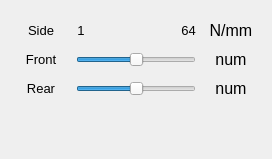
     <widget class="QWidget" name="tab_roll_bar">
      <attribute name="title">
       <string>Roll-Bar</string>
      </attribute>
      <layout class="QGridLayout" name="gridLayout_10">
       <item row="0" column="0">
        <layout class="QGridLayout" name="gridLayout_roll_bar">
         <property name="leftMargin">
          <number>5</number>
         </property>
         <property name="topMargin">
          <number>10</number>
         </property>
         <property name="rightMargin">
          <number>5</number>
         </property>
         <property name="bottomMargin">
          <number>10</number>
         </property>
         <property name="spacing">
          <number>10</number>
         </property>
         <item row="0" column="3">
          <widget class="QLabel" name="label_roll_bar_max">
           <property name="minimumSize">
            <size>
             <width>10</width>
             <height>10</height>
            </size>
           </property>
           <property name="maximumSize">
            <size>
             <width>20</width>
             <height>20</height>
            </size>
           </property>
           <property name="font">
            <font>
             <pointsize>10</pointsize>
            </font>
           </property>
           <property name="text">
            <string>64</string>
           </property>
           <property name="alignment">
            <set>Qt::AlignCenter</set>
           </property>
          </widget>
         </item>
         <item row="0" column="2">
          <spacer name="horizontalSpacer_roll_bar">
           <property name="minimumSize">
            <size>
             <width>0</width>
             <height>5</height>
            </size>
           </property>
           <property name="maximumSize">
            <size>
             <width>16777215</width>
             <height>10</height>
            </size>
           </property>
           <property name="orientation">
            <enum>Qt::Horizontal</enum>
           </property>
           <property name="sizeHint" stdset="0">
            <size>
             <width>40</width>
             <height>20</height>
            </size>
           </property>
          </spacer>
         </item>
         <item row="1" column="0">
          <widget class="QLabel" name="label_roll_bar_front">
           <property name="minimumSize">
            <size>
             <width>50</width>
             <height>10</height>
            </size>
           </property>
           <property name="maximumSize">
            <size>
             <width>60</width>
             <height>20</height>
            </size>
           </property>
           <property name="font">
            <font>
             <pointsize>10</pointsize>
            </font>
           </property>
           <property name="text">
            <string>Front</string>
           </property>
           <property name="alignment">
            <set>Qt::AlignCenter</set>
           </property>
          </widget>
         </item>
         <item row="2" column="0">
          <widget class="QLabel" name="label_roll_bar_rear">
           <property name="minimumSize">
            <size>
             <width>50</width>
             <height>10</height>
            </size>
           </property>
           <property name="maximumSize">
            <size>
             <width>60</width>
             <height>20</height>
            </size>
           </property>
           <property name="font">
            <font>
             <pointsize>10</pointsize>
            </font>
           </property>
           <property name="text">
            <string>Rear</string>
           </property>
           <property name="alignment">
            <set>Qt::AlignCenter</set>
           </property>
          </widget>
         </item>
         <item row="0" column="0">
          <widget class="QLabel" name="label_roll_bar_side">
           <property name="minimumSize">
            <size>
             <width>50</width>
             <height>10</height>
            </size>
           </property>
           <property name="maximumSize">
            <size>
             <width>60</width>
             <height>20</height>
            </size>
           </property>
           <property name="font">
            <font>
             <pointsize>10</pointsize>
            </font>
           </property>
           <property name="text">
            <string>Side</string>
           </property>
           <property name="alignment">
            <set>Qt::AlignCenter</set>
           </property>
          </widget>
         </item>
         <item row="0" column="1">
          <widget class="QLabel" name="label_roll_bar_min">
           <property name="minimumSize">
            <size>
             <width>10</width>
             <height>10</height>
            </size>
           </property>
           <property name="maximumSize">
            <size>
             <width>20</width>
             <height>20</height>
            </size>
           </property>
           <property name="font">
            <font>
             <pointsize>10</pointsize>
            </font>
           </property>
           <property name="text">
            <string>1</string>
           </property>
           <property name="alignment">
            <set>Qt::AlignCenter</set>
           </property>
          </widget>
         </item>
         <item row="0" column="4">
          <widget class="QLabel" name="label_roll_bar_unit">
           <property name="minimumSize">
            <size>
             <width>50</width>
             <height>10</height>
            </size>
           </property>
           <property name="maximumSize">
            <size>
             <width>60</width>
             <height>20</height>
            </size>
           </property>
           <property name="font">
            <font>
             <pointsize>12</pointsize>
            </font>
           </property>
           <property name="text">
            <string>N/mm</string>
           </property>
           <property name="alignment">
            <set>Qt::AlignCenter</set>
           </property>
          </widget>
         </item>
         <item row="1" column="4">
          <widget class="QLabel" name="label_roll_bar_front_value">
           <property name="minimumSize">
            <size>
             <width>50</width>
             <height>10</height>
            </size>
           </property>
           <property name="maximumSize">
            <size>
             <width>60</width>
             <height>20</height>
            </size>
           </property>
           <property name="font">
            <font>
             <pointsize>12</pointsize>
            </font>
           </property>
           <property name="text">
            <string>num</string>
           </property>
           <property name="alignment">
            <set>Qt::AlignCenter</set>
           </property>
          </widget>
         </item>
         <item row="2" column="4">
          <widget class="QLabel" name="label_roll_bar_rear_value">
           <property name="minimumSize">
            <size>
             <width>50</width>
             <height>10</height>
            </size>
           </property>
           <property name="maximumSize">
            <size>
             <width>60</width>
             <height>20</height>
            </size>
           </property>
           <property name="font">
            <font>
             <pointsize>12</pointsize>
            </font>
           </property>
           <property name="text">
            <string>num</string>
           </property>
           <property name="alignment">
            <set>Qt::AlignCenter</set>
           </property>
          </widget>
         </item>
         <item row="1" column="1" colspan="3">
          <widget class="QSlider" name="horizontalSlider_roll_bar_front">
           <property name="sizePolicy">
            <sizepolicy hsizetype="Preferred" vsizetype="Preferred">
             <horstretch>0</horstretch>
             <verstretch>0</verstretch>
            </sizepolicy>
           </property>
           <property name="minimumSize">
            <size>
             <width>120</width>
             <height>15</height>
            </size>
           </property>
           <property name="maximumSize">
            <size>
             <width>16777215</width>
             <height>20</height>
            </size>
           </property>
           <property name="minimum">
            <number>-10000</number>
           </property>
           <property name="maximum">
            <number>10000</number>
           </property>
           <property name="singleStep">
            <number>1</number>
           </property>
           <property name="pageStep">
            <number>1</number>
           </property>
           <property name="value">
            <number>0</number>
           </property>
           <property name="orientation">
            <enum>Qt::Horizontal</enum>
           </property>
          </widget>
         </item>
         <item row="2" column="1" colspan="3">
          <widget class="QSlider" name="horizontalSlider_roll_bar_rear">
           <property name="sizePolicy">
            <sizepolicy hsizetype="Preferred" vsizetype="Preferred">
             <horstretch>0</horstretch>
             <verstretch>0</verstretch>
            </sizepolicy>
           </property>
           <property name="minimumSize">
            <size>
             <width>120</width>
             <height>15</height>
            </size>
           </property>
           <property name="maximumSize">
            <size>
             <width>16777215</width>
             <height>20</height>
            </size>
           </property>
           <property name="minimum">
            <number>-10000</number>
           </property>
           <property name="maximum">
            <number>10000</number>
           </property>
           <property name="pageStep">
            <number>1</number>
           </property>
           <property name="value">
            <number>0</number>
           </property>
           <property name="orientation">
            <enum>Qt::Horizontal</enum>
           </property>
          </widget>
         </item>
        </layout>
       </item>
       <item row="1" column="0">
        <spacer name="verticalSpacer_roll_bar">
         <property name="orientation">
          <enum>Qt::Vertical</enum>
         </property>
         <property name="sizeHint" stdset="0">
          <size>
           <width>20</width>
           <height>40</height>
          </size>
         </property>
        </spacer>
       </item>
      </layout>
     </widget>
